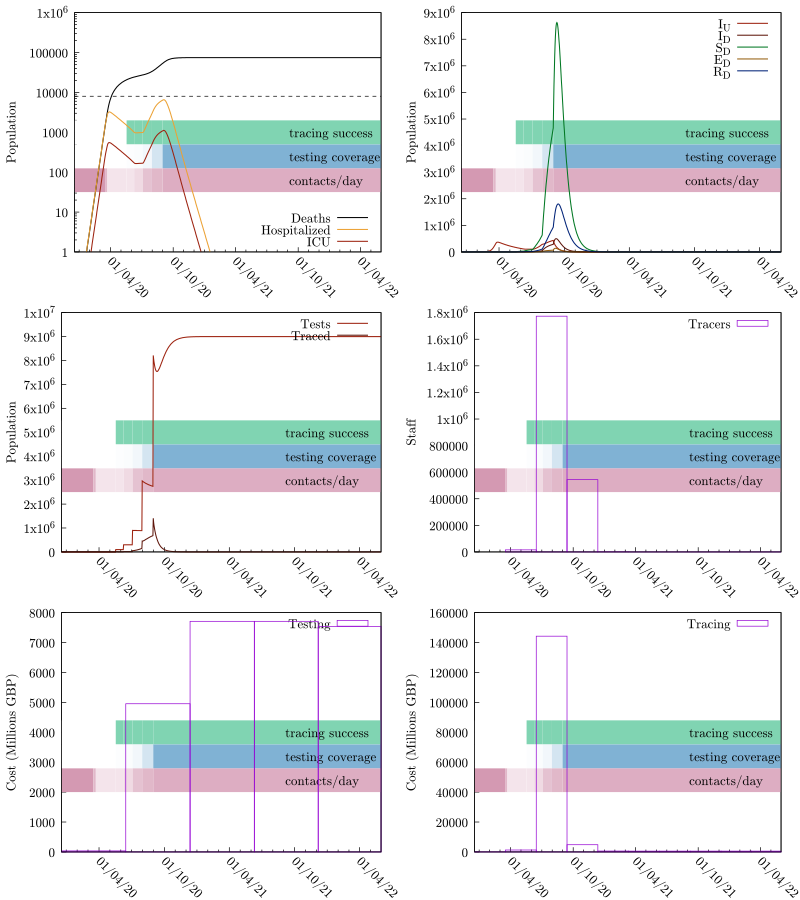

Generate this figure with gnuplot:
set terminal pdfcairo color enhanced dashed font "cmr10,14" size 8,9
seed="ptti-scenario-Untargeted_PTTI"
set output sprintf("%s.pdf", seed)
set multiplot layout 3,2
odefile=sprintf("%s-out-0.tsv", seed)
ttfile=sprintf("%s-out-0-testtrace.tsv", seed)
trfile=sprintf("%s-out-0-trcosts.tsv", seed)
tefile=sprintf("%s-out-0-tecosts.tsv", seed)
etimesfile=sprintf("%s-events.gp", seed)

set tics nomirror
set ylabel 'Population'

set yrange [0:]

set style fill transparent solid 0.25 noborder

# Colors
color_SU = '#00aa55'
color_SD = '#007722'

color_EU = '#eba134'
color_ED = '#945e0f'

color_IU = '#9c210e'
color_ID = '#5e160b'

color_RU = '#0055aa'
color_RD = '#002277'

# These are from the economic model inputs
Hospitalized_Pct_Deaths=0.44
ICU_Fatality=0.59
ICU_Pct=0.17
IFR=0.008
Non_ICU_Fatality=0.36

HF = IFR*Hospitalized_Pct_Deaths/(ICU_Pct*ICU_Fatality+(1-ICU_Pct)*Non_ICU_Fatality)
ICUF = HF*ICU_Pct

set key bottom right
set xdata time
set timefmt "%Y-%m-%d %H:%M:%S"
set format x "%d/%m/%y"

load etimesfile

set xtics rotate by -45 3600*24*30*6

set yrange [1:1e6]
set log y

set arrow from graph 0, first 8000 to graph 1, first 8000 nohead lc 0 dt '--'
plot odefile u 1:(($9+$10)*IFR) w l lw 1.5 lc 0 ti "Deaths", "" u 1:(($7+$8)*HF) w l lw 1.5 lc rgb color_EU ti "Hospitalized", "" u 1:(($7+$8)*ICUF) w l lw 1.5 lc rgb color_IU ti "ICU"

unset log y
unset arrow

set autoscale y
set yrange [0:]
set key top right

# set y2tics 0.5
# set y2range [0:4]

plot odefile u 1:7 w l lw 1.5 lc rgb color_IU ti "I_U", odefile u 1:8 w l lw 1.5 lc rgb color_ID ti "I_D", \
     odefile u 1:4 w l lw 1.5 lc rgb color_SD ti "S_D", odefile u 1:6 w l lw 1.5 lc rgb color_ED ti "E_D", \
     odefile u 1:10 w l lw 1.5 lc rgb color_RD ti "R_D"#, odefile u 1:13 w l axis x1y2 lc 0 ti "R"


plot ttfile u 1:3 w l lw 1.5 lc rgb color_IU ti "Tests", ttfile u 1:4 w l lw 1.5 lc rgb color_ID ti "Traced"

unset log y
unset yrange
set autoscale y
set style fill empty

set ylabel "Staff"
plot trfile u 1:5 w boxes ti "Tracers"

set ylabel "Cost (Millions GBP)"
plot tefile u 1:($5/1000000) w boxes ti "Testing"
plot trfile u 1:($6/1000000) w boxes ti "Tracing"

unset multiplot
set output
